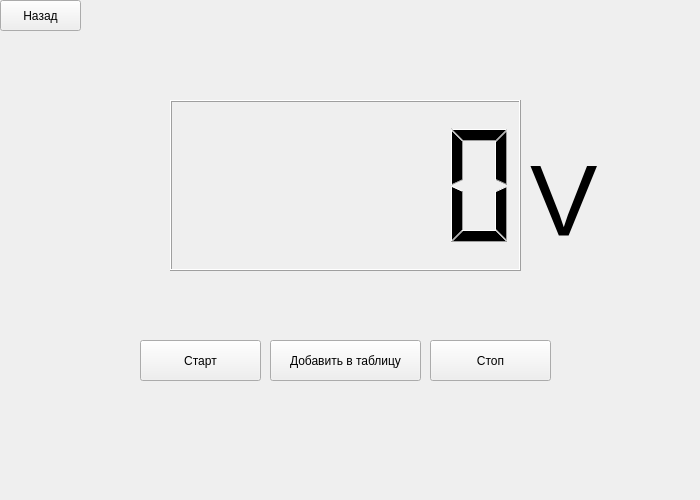
<?xml version="1.0" encoding="UTF-8"?>
<ui version="4.0">
 <class>volt_data</class>
 <widget class="QWidget" name="volt_data">
  <property name="geometry">
   <rect>
    <x>0</x>
    <y>0</y>
    <width>700</width>
    <height>500</height>
   </rect>
  </property>
  <property name="sizePolicy">
   <sizepolicy hsizetype="Fixed" vsizetype="Fixed">
    <horstretch>0</horstretch>
    <verstretch>0</verstretch>
   </sizepolicy>
  </property>
  <property name="minimumSize">
   <size>
    <width>700</width>
    <height>500</height>
   </size>
  </property>
  <property name="maximumSize">
   <size>
    <width>700</width>
    <height>500</height>
   </size>
  </property>
  <property name="windowTitle">
   <string>Form</string>
  </property>
  <widget class="QPushButton" name="back_button">
   <property name="geometry">
    <rect>
     <x>0</x>
     <y>0</y>
     <width>81</width>
     <height>31</height>
    </rect>
   </property>
   <property name="sizePolicy">
    <sizepolicy hsizetype="Expanding" vsizetype="Expanding">
     <horstretch>0</horstretch>
     <verstretch>0</verstretch>
    </sizepolicy>
   </property>
   <property name="text">
    <string>Назад</string>
   </property>
  </widget>
  <widget class="QLCDNumber" name="val">
   <property name="geometry">
    <rect>
     <x>170</x>
     <y>100</y>
     <width>351</width>
     <height>171</height>
    </rect>
   </property>
  </widget>
  <widget class="QPushButton" name="start">
   <property name="geometry">
    <rect>
     <x>140</x>
     <y>340</y>
     <width>121</width>
     <height>41</height>
    </rect>
   </property>
   <property name="text">
    <string>Старт</string>
   </property>
  </widget>
  <widget class="QPushButton" name="stop">
   <property name="geometry">
    <rect>
     <x>430</x>
     <y>340</y>
     <width>121</width>
     <height>41</height>
    </rect>
   </property>
   <property name="text">
    <string>Стоп</string>
   </property>
  </widget>
  <widget class="QLabel" name="label">
   <property name="geometry">
    <rect>
     <x>530</x>
     <y>150</y>
     <width>71</width>
     <height>101</height>
    </rect>
   </property>
   <property name="font">
    <font>
     <pointsize>76</pointsize>
    </font>
   </property>
   <property name="text">
    <string>V</string>
   </property>
  </widget>
  <widget class="QPushButton" name="add">
   <property name="geometry">
    <rect>
     <x>270</x>
     <y>340</y>
     <width>151</width>
     <height>41</height>
    </rect>
   </property>
   <property name="text">
    <string>Добавить в таблицу</string>
   </property>
  </widget>
 </widget>
 <resources/>
 <connections/>
</ui>
